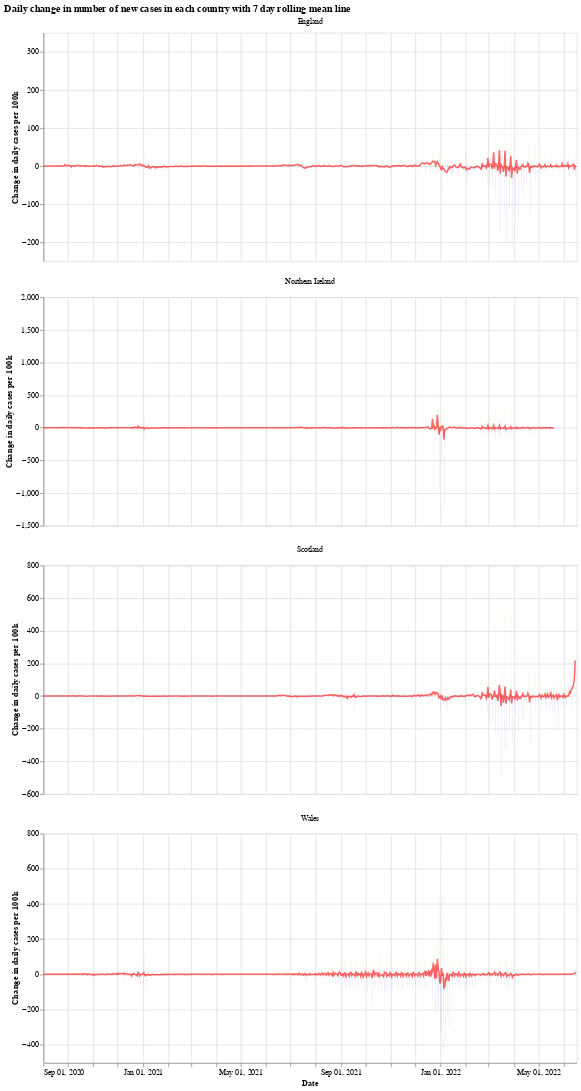

Here is the notebook cell this chart was saved with:
### Markdown cell above
We will use the Python library `Altair` for visualising the data, see the [altair docs](https://altair-viz.github.io/) for more information.

First we have a graph which shows the daily change in the number of new cases for each country. This number jumps up and down all over the place, which is likely due to delay in reporting of new cases over the weekend. Another interesting thing is that it looks like the daily cases in Wales experienced a much shorter period of calm over the summer (calm in the sense of daily cases not jumping up and down).

The orange bars are days when the number of new cases (per 100k population) was more than the previous day, while the blue are days when the number of new cases dropped. The red line is the 7 day moving average. 

When the moving average line is below 0, it means that there is a consistent drop in new cases. We can see this clearly happening around the times that lockdowns were introduced (though, to varying degrees). I will update the graphs soon with a marker of when each lockdown started.

### Code cell
# collapse
import altair as alt

bars = alt.Chart(uk_cases).mark_bar().encode(
    x=alt.X("yearmonthdate(date):T", axis=alt.Axis(title='Date')),
    y=alt.Y("casesChangeRate:Q", axis=alt.Axis(title='Change in daily cases per 100k')),
    tooltip='casesChange',
    color=alt.condition(
        alt.datum.casesChangeRate > 0,
        alt.value("orange"),  # The positive color
        alt.value("blue")  # The negative color
    )
).properties(title='Daily change in number of new cases with 7 day rolling mean',width=700).interactive()

line = alt.Chart(uk_cases).mark_line(
    color='red',
    size=2,
    opacity=0.6
).transform_window(
    rolling_mean='mean(casesChangeRate)',
    frame=[0, 7],
    groupby=['areaName']
).encode(
    x='yearmonthdate(date):T',
    y='rolling_mean:Q'
)

alt.layer(bars, line, data=uk_cases).facet(alt.Column(
    'areaName', title=''), columns=1).resolve_scale(y='independent').properties(title='Daily change in number of new cases in each country with 7 day rolling mean line')

### Figure 1 — Vega-Lite specification as saved in the notebook (floating-point values rounded to 4 significant figures; data arrays with more than 128 entries replaced by an {"elided": "..."} marker saying what was removed)
{"config": {"view": {"continuousWidth": 400, "continuousHeight": 300}}, "data": {"name": "data-909486508000b135bb8c02e152a55c2a"}, "facet": {"type": "nominal", "field": "areaName", "title": ""}, "spec": {"layer": [{"mark": "bar", "encoding": {"color": {"condition": {"value": "orange", "test": "(datum.casesChangeRate > 0)"}, "value": "blue"}, "tooltip": {"type": "quantitative", "field": "casesChange"}, "x": {"type": "temporal", "axis": {"title": "Date"}, "field": "date", "timeUnit": "yearmonthdate"}, "y": {"type": "quantitative", "axis": {"title": "Change in daily cases per 100k"}, "field": "casesChangeRate"}}, "selection": {"selector001": {"type": "interval", "bind": "scales", "encodings": ["x", "y"]}}, "title": "Daily change in number of new cases with 7 day rolling mean", "width": 700}, {"mark": {"type": "line", "color": "red", "opacity": 0.6, "size": 2}, "encoding": {"x": {"type": "temporal", "field": "date", "timeUnit": "yearmonthdate"}, "y": {"type": "quantitative", "field": "rolling_mean"}}, "transform": [{"window": [{"op": "mean", "field": "casesChangeRate", "as": "rolling_mean"}], "frame": [0, 7], "groupby": ["areaName"]}]}]}, "columns": 1, "resolve": {"scale": {"y": "independent"}}, "title": "Daily change in number of new cases in each country with 7 day rolling mean line", "$schema": "https://vega.github.io/schema/vega-lite/v4.8.1.json", "datasets": {"data-909486508000b135bb8c02e152a55c2a": {"elided": "2588 records"}}}
